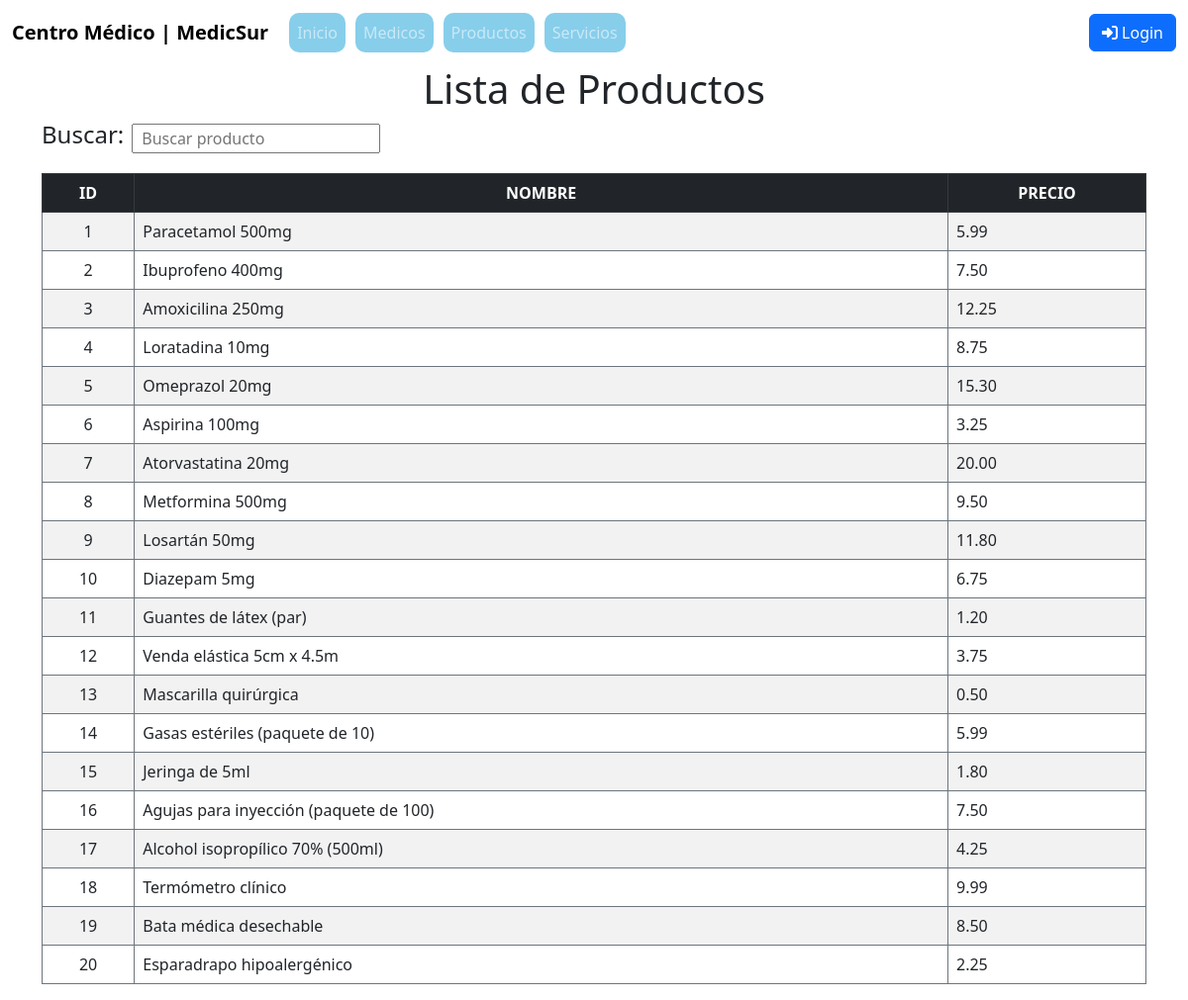
Screenshot of /index.php?c=producto&f=index with the database file from the repository.
### tables this page shows
CREATE TABLE `productos` (
  `id` int(11) NOT NULL,
  `nombre` varchar(255) NOT NULL,
  `precio` decimal(10,2) DEFAULT NULL
);

### controller/ProductoController.php (called while the page is built, shortened)
<?php
require_once 'model/dao/ProductoDAO.php';
class ProductoController
{
    private $model;
    public function __construct()
    {
        $this->model = new ProductoDAO();
    }
    public function index()
    {
        $titulo = "Lista de Productos";
        $resultados = $this->model->selectAll("");
        require_once V_PRODUCTOS . 'productos.list.php';
    }
}

### index.php (called while the page is built)
<?php
    require_once 'controller/FrontController.php';
    $front = new FrontController();
    $front->ruteo();
?>

### config/Conexion.php (called while the page is built, shortened)
<?php
class Conexion{
    public static function getConexion(){
        $con = 'mysql:host=localhost;port=3306;dbname=' . DBNAME;
        $conexion = null;
        try{
            $conexion = new PDO($con, DBUSER,DBPASSWORD);
            $conexion -> setAttribute(PDO::ATTR_ERRMODE, PDO::ERRMODE_EXCEPTION);
        } catch(Exception $ex){
            echo $ex;
            die("Error " . $ex->getMessage());
        }
        return $conexion;
    }
}
?>

### model/dao/ProductoDAO.php (called while the page is built, shortened)
<?php
require_once 'config/conexion.php';
class ProductoDAO {
    private $con;
    public function __construct() {
        $this->con = Conexion::getConexion();
    }
    public function selectAll($parametro) {
        $sql = "SELECT * FROM productos WHERE nombre LIKE :b1";
        $stmt = $this->con->prepare($sql);
        $conlike = '%' . $parametro . '%';
        $data = array('b1' => $conlike);
        $stmt->execute($data);
        $respuestas = $stmt->fetchAll(PDO::FETCH_ASSOC);
        return $respuestas;
    }
}

### view/productos/productos.list.php (the view, shortened to what this page needs)
<?php require_once HEADER; ?>
<div class="container">
    <div class="row">
        <div class="col-md-6 d-flex align-items-center">
            <h4 class="me-2">Buscar: </h4>
            <input type="text" name="busquedaAjax" id="busquedaAjax" placeholder="Buscar producto" class="px-2" />
        </div>
        <div class="col-md-6 d-flex justify-content-end">
        </div>
    </div>
    <div class="table-responsive mt-3">
        <table class="table table-striped table-bordered border-secondary">
            <thead class="table-dark text-center">
                <th>ID</th>
                <th>NOMBRE</th>
                <th>PRECIO</th>
            </thead>
            <tbody class="datos-tabla">
                <?php
                foreach ($resultados as $fila) {
                ?>
                    <tr>
                        <td class="text-center"><?php echo $fila['id']; ?></td>
                        <td><?php echo $fila['nombre']; ?></td>
                        <td><?php echo $fila['precio']; ?></td>
                    </tr>
                <?php
                }
                ?>
            </tbody>
        </table>
    </div>
</div>
<!DOCTYPE html>
<html lang="en">
    <html meta="utf-8">
        <head>
        </head>
</html>

### controller/FrontController.php (shortened to what this page needs)
<?php
class FrontController{
    public function ruteo()
    {
        $controlador = (!empty($_REQUEST['c'])) ? htmlentities($_REQUEST['c']) : CONTROLADOR_PRINCIPAL;
        $funcion = (!empty($_REQUEST['f'])) ? htmlentities($_REQUEST['f']) : FUNCION_PRINCIPAL;
        if ($controlador == CONTROLADOR_PRINCIPAL) {
            $controlador = strtolower($controlador);
            require_once 'view/main/' . $controlador . '.php';
        } else {
            $controlador = strtolower($controlador);
            if (!isset($_SESSION['rol'])) {
                if ($controlador == "producto" || $controlador == "servicios" || $funcion == "login" || $funcion == "validar" || $funcion == "searchAjax") {
                    if (strlen(stristr($funcion,'new')) == FALSE and strlen(stristr($funcion,'edit')) == FALSE and strlen(stristr($funcion,'delete')) == FALSE) {
                        self::llamarControlador($controlador, $funcion);
                    } else {
                        require_once 'view\main\main.noPermitido.php';
                    }
                } else {
                    require_once 'view\main\main.noPermitido.php';
                }
            }
        }
    }
    public function llamarControlador($controlador, $funcion)
    {
        $cont = new  $controlador();
        $cont->$funcion();
    }
}

### view/templates/header.php (shortened to what this page needs)
<!DOCTYPE html>
<html lang="es">
<head>
    <link rel="stylesheet" href="https://cdn.jsdelivr.net/npm/bootstrap-icons@1.9.1/font/bootstrap-icons.css">
    <link href="https://cdn.jsdelivr.net/npm/bootstrap@5.2.0/dist/css/bootstrap.min.css" rel="stylesheet">
    <link rel="stylesheet" href="https://use.fontawesome.com/releases/v5.6.3/css/all.css">
</head>
<body>
    <nav class="navbar navbar-expand-lg barraNavegacion navbar-dark">
        <div class="container-fluid">
            <a class="navbar-brand logo fw-bold" style="color: black" href="#"> Centro Médico | MedicSur</a>
            <div class="collapse navbar-collapse" id="navbarSupportedContent">
                <ul class="navbar-nav me-auto mb-2 mb-lg-0 menu-lista">
                    <li class="nav-item menu" >
                        <a class="nav-link" href="index.php">Inicio</a>
                    </li>
                    <?php
                    if (!isset($_SESSION['rol']) || $_SESSION['rol'] == "MEDICO" || $_SESSION['rol'] == "CLIENTE" || $_SESSION['rol'] == "ADMINISTRADOR") {
                    ?>
                        <li class="nav-item menu">
                        <a class="nav-link" href="index.php?c=medico&f=index">Medicos</a>
                     </li>
                     <li class="nav-item menu">
                            <a class="nav-link" href="index.php?c=producto&f=index">Productos</a>
                        </li>
                    <li class="nav-item menu">
                            <a class="nav-link" href="index.php?c=Servicios&f=index">Servicios</a>
                        </li>
                        <?php
                    }
                        ?>
                </ul>
            </div>
            <?php
            if (!isset($_SESSION['rol'])) {
            ?>
                <div class="d-none d-lg-block d-xl-block d-xxl-block" id="login">
                    <a href="index.php?c=usuario&f=login" class="btn btn-primary"><i class="fa-solid fa-right-to-bracket"></i> Login</a>
                </div>
            <?php } else { ?>
                <div class="d-none d-lg-block d-xl-block d-xxl-block" id="logout">
                    <a href="index.php?c=usuario&f=cerrarSesion" class="btn btn-primary"><i class="fa-solid fa-right-from-bracket"></i> Logout</a>
                </div>
            <?php } ?>
        </div>
    </nav>
    <h1 class="title text-center">
        <?php echo isset($titulo) ? $titulo : ""; ?>
    </h1>

### view/templates/header.php (style rules this page uses)
.nav-item { background-color: skyblue; color: black; border-radius: 10px; margin: 5px; }

### rows the page displays
productos: id "1", nombre "Paracetamol 500mg", precio "5.99"
productos: id "2", nombre "Ibuprofeno 400mg", precio "7.50"
productos: id "3", nombre "Amoxicilina 250mg", precio "12.25"
productos: id "4", nombre "Loratadina 10mg", precio "8.75"
productos: id "5", nombre "Omeprazol 20mg", precio "15.30"
productos: id "6", nombre "Aspirina 100mg", precio "3.25"
productos: id "7", nombre "Atorvastatina 20mg", precio "20.00"
productos: id "8", nombre "Metformina 500mg", precio "9.50"
productos: id "9", nombre "Losartán 50mg", precio "11.80"
productos: id "10", nombre "Diazepam 5mg", precio "6.75"
productos: id "11", nombre "Guantes de látex (par)", precio "1.20"
productos: id "12", nombre "Venda elástica 5cm x 4.5m", precio "3.75"
productos: id "13", nombre "Mascarilla quirúrgica", precio "0.50"
productos: id "14", nombre "Gasas estériles (paquete de 10)", precio "5.99"
productos: id "15", nombre "Jeringa de 5ml", precio "1.80"
productos: id "16", nombre "Agujas para inyección (paquete de 100)", precio "7.50"
productos: id "17", nombre "Alcohol isopropílico 70% (500ml)", precio "4.25"
productos: id "18", nombre "Termómetro clínico", precio "9.99"
productos: id "19", nombre "Bata médica desechable", precio "8.50"
productos: id "20", nombre "Esparadrapo hipoalergénico", precio "2.25"

### other values shown
$titulo "Lista de Productos"
